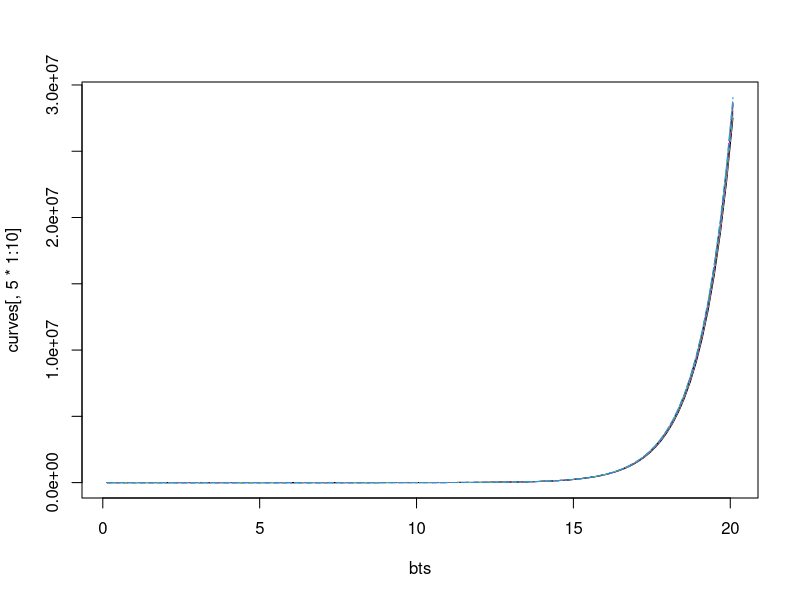
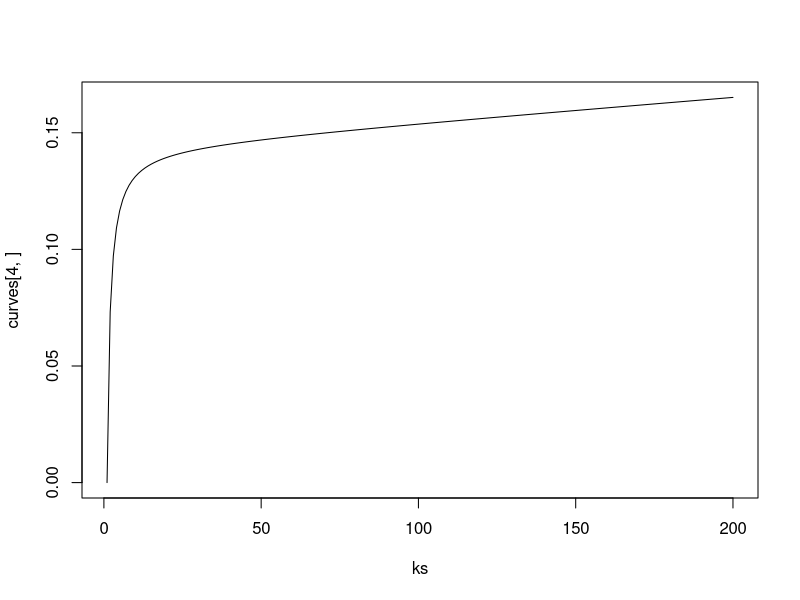
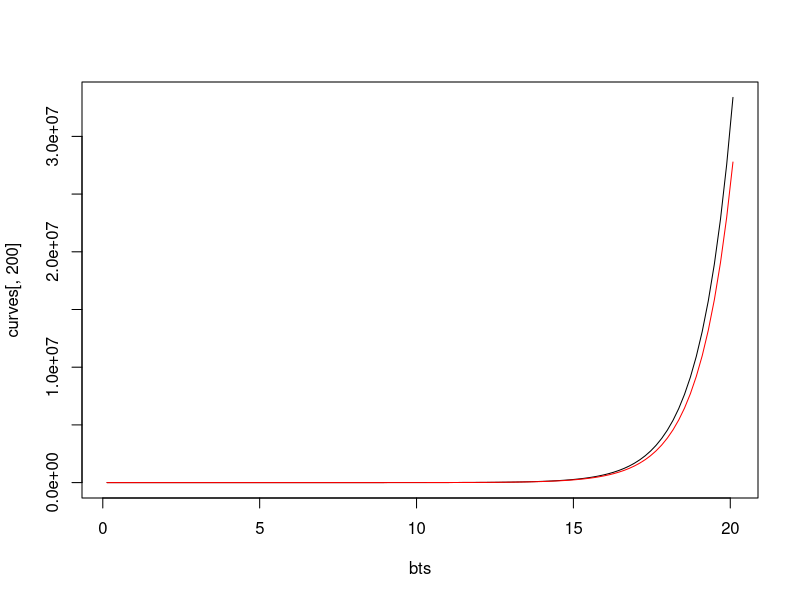

Write the R code that produced these figures, in order.
## Lambda(beta) = int exp(beta * t^(k-1)) dt
### claim: (k-1) Lambda(beta) converges as k to infty

delt <- 1e-4
ts <- seq(0, 1, by = delt)
ks <- 1:200
bts <- exp(seq(-2, 3, by = 0.01))
#curves <- sapply(ks, function(k) delt * rowSums(exp(bts %*% t(ts)^(k-1))))
curves <- sapply(ks, function(k) {
  (k-1) * (delt * rowSums(exp(bts %*% t(ts)^(k-1))) - 1)
})

is <- 2:100
limit_curve <- sapply(bts, function(bt) {
  sum(exp(is * log(bt) - lgamma(is + 1) - log(is)))
})
matplot(bts, curves[, 5 * 1:10], type = "l")

plot(ks, curves[4, ], type = "l")

plot(bts, curves[, 200], type = "l")
lines(bts, limit_curve, col = "red")
